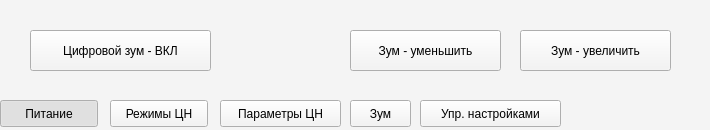
<?xml version="1.0" encoding="UTF-8"?>
<ui version="4.0">
 <class>AddComsWidgetVideo</class>
 <widget class="QWidget" name="AddComsWidgetVideo">
  <property name="geometry">
   <rect>
    <x>0</x>
    <y>0</y>
    <width>710</width>
    <height>130</height>
   </rect>
  </property>
  <property name="palette">
   <palette>
    <active>
     <colorrole role="WindowText">
      <brush brushstyle="SolidPattern">
       <color alpha="255">
        <red>0</red>
        <green>0</green>
        <blue>0</blue>
       </color>
      </brush>
     </colorrole>
     <colorrole role="Button">
      <brush brushstyle="SolidPattern">
       <color alpha="255">
        <red>244</red>
        <green>244</green>
        <blue>244</blue>
       </color>
      </brush>
     </colorrole>
     <colorrole role="Light">
      <brush brushstyle="SolidPattern">
       <color alpha="255">
        <red>255</red>
        <green>255</green>
        <blue>255</blue>
       </color>
      </brush>
     </colorrole>
     <colorrole role="Midlight">
      <brush brushstyle="SolidPattern">
       <color alpha="255">
        <red>249</red>
        <green>249</green>
        <blue>249</blue>
       </color>
      </brush>
     </colorrole>
     <colorrole role="Dark">
      <brush brushstyle="SolidPattern">
       <color alpha="255">
        <red>122</red>
        <green>122</green>
        <blue>122</blue>
       </color>
      </brush>
     </colorrole>
     <colorrole role="Mid">
      <brush brushstyle="SolidPattern">
       <color alpha="255">
        <red>163</red>
        <green>163</green>
        <blue>163</blue>
       </color>
      </brush>
     </colorrole>
     <colorrole role="Text">
      <brush brushstyle="SolidPattern">
       <color alpha="255">
        <red>0</red>
        <green>0</green>
        <blue>0</blue>
       </color>
      </brush>
     </colorrole>
     <colorrole role="BrightText">
      <brush brushstyle="SolidPattern">
       <color alpha="255">
        <red>255</red>
        <green>255</green>
        <blue>255</blue>
       </color>
      </brush>
     </colorrole>
     <colorrole role="ButtonText">
      <brush brushstyle="SolidPattern">
       <color alpha="255">
        <red>0</red>
        <green>0</green>
        <blue>0</blue>
       </color>
      </brush>
     </colorrole>
     <colorrole role="Base">
      <brush brushstyle="SolidPattern">
       <color alpha="255">
        <red>255</red>
        <green>255</green>
        <blue>255</blue>
       </color>
      </brush>
     </colorrole>
     <colorrole role="Window">
      <brush brushstyle="SolidPattern">
       <color alpha="255">
        <red>244</red>
        <green>244</green>
        <blue>244</blue>
       </color>
      </brush>
     </colorrole>
     <colorrole role="Shadow">
      <brush brushstyle="SolidPattern">
       <color alpha="255">
        <red>0</red>
        <green>0</green>
        <blue>0</blue>
       </color>
      </brush>
     </colorrole>
     <colorrole role="AlternateBase">
      <brush brushstyle="SolidPattern">
       <color alpha="255">
        <red>249</red>
        <green>249</green>
        <blue>249</blue>
       </color>
      </brush>
     </colorrole>
     <colorrole role="ToolTipBase">
      <brush brushstyle="SolidPattern">
       <color alpha="255">
        <red>255</red>
        <green>255</green>
        <blue>220</blue>
       </color>
      </brush>
     </colorrole>
     <colorrole role="ToolTipText">
      <brush brushstyle="SolidPattern">
       <color alpha="255">
        <red>0</red>
        <green>0</green>
        <blue>0</blue>
       </color>
      </brush>
     </colorrole>
    </active>
    <inactive>
     <colorrole role="WindowText">
      <brush brushstyle="SolidPattern">
       <color alpha="255">
        <red>0</red>
        <green>0</green>
        <blue>0</blue>
       </color>
      </brush>
     </colorrole>
     <colorrole role="Button">
      <brush brushstyle="SolidPattern">
       <color alpha="255">
        <red>244</red>
        <green>244</green>
        <blue>244</blue>
       </color>
      </brush>
     </colorrole>
     <colorrole role="Light">
      <brush brushstyle="SolidPattern">
       <color alpha="255">
        <red>255</red>
        <green>255</green>
        <blue>255</blue>
       </color>
      </brush>
     </colorrole>
     <colorrole role="Midlight">
      <brush brushstyle="SolidPattern">
       <color alpha="255">
        <red>249</red>
        <green>249</green>
        <blue>249</blue>
       </color>
      </brush>
     </colorrole>
     <colorrole role="Dark">
      <brush brushstyle="SolidPattern">
       <color alpha="255">
        <red>122</red>
        <green>122</green>
        <blue>122</blue>
       </color>
      </brush>
     </colorrole>
     <colorrole role="Mid">
      <brush brushstyle="SolidPattern">
       <color alpha="255">
        <red>163</red>
        <green>163</green>
        <blue>163</blue>
       </color>
      </brush>
     </colorrole>
     <colorrole role="Text">
      <brush brushstyle="SolidPattern">
       <color alpha="255">
        <red>0</red>
        <green>0</green>
        <blue>0</blue>
       </color>
      </brush>
     </colorrole>
     <colorrole role="BrightText">
      <brush brushstyle="SolidPattern">
       <color alpha="255">
        <red>255</red>
        <green>255</green>
        <blue>255</blue>
       </color>
      </brush>
     </colorrole>
     <colorrole role="ButtonText">
      <brush brushstyle="SolidPattern">
       <color alpha="255">
        <red>0</red>
        <green>0</green>
        <blue>0</blue>
       </color>
      </brush>
     </colorrole>
     <colorrole role="Base">
      <brush brushstyle="SolidPattern">
       <color alpha="255">
        <red>255</red>
        <green>255</green>
        <blue>255</blue>
       </color>
      </brush>
     </colorrole>
     <colorrole role="Window">
      <brush brushstyle="SolidPattern">
       <color alpha="255">
        <red>244</red>
        <green>244</green>
        <blue>244</blue>
       </color>
      </brush>
     </colorrole>
     <colorrole role="Shadow">
      <brush brushstyle="SolidPattern">
       <color alpha="255">
        <red>0</red>
        <green>0</green>
        <blue>0</blue>
       </color>
      </brush>
     </colorrole>
     <colorrole role="AlternateBase">
      <brush brushstyle="SolidPattern">
       <color alpha="255">
        <red>249</red>
        <green>249</green>
        <blue>249</blue>
       </color>
      </brush>
     </colorrole>
     <colorrole role="ToolTipBase">
      <brush brushstyle="SolidPattern">
       <color alpha="255">
        <red>255</red>
        <green>255</green>
        <blue>220</blue>
       </color>
      </brush>
     </colorrole>
     <colorrole role="ToolTipText">
      <brush brushstyle="SolidPattern">
       <color alpha="255">
        <red>0</red>
        <green>0</green>
        <blue>0</blue>
       </color>
      </brush>
     </colorrole>
    </inactive>
    <disabled>
     <colorrole role="WindowText">
      <brush brushstyle="SolidPattern">
       <color alpha="255">
        <red>122</red>
        <green>122</green>
        <blue>122</blue>
       </color>
      </brush>
     </colorrole>
     <colorrole role="Button">
      <brush brushstyle="SolidPattern">
       <color alpha="255">
        <red>244</red>
        <green>244</green>
        <blue>244</blue>
       </color>
      </brush>
     </colorrole>
     <colorrole role="Light">
      <brush brushstyle="SolidPattern">
       <color alpha="255">
        <red>255</red>
        <green>255</green>
        <blue>255</blue>
       </color>
      </brush>
     </colorrole>
     <colorrole role="Midlight">
      <brush brushstyle="SolidPattern">
       <color alpha="255">
        <red>249</red>
        <green>249</green>
        <blue>249</blue>
       </color>
      </brush>
     </colorrole>
     <colorrole role="Dark">
      <brush brushstyle="SolidPattern">
       <color alpha="255">
        <red>122</red>
        <green>122</green>
        <blue>122</blue>
       </color>
      </brush>
     </colorrole>
     <colorrole role="Mid">
      <brush brushstyle="SolidPattern">
       <color alpha="255">
        <red>163</red>
        <green>163</green>
        <blue>163</blue>
       </color>
      </brush>
     </colorrole>
     <colorrole role="Text">
      <brush brushstyle="SolidPattern">
       <color alpha="255">
        <red>122</red>
        <green>122</green>
        <blue>122</blue>
       </color>
      </brush>
     </colorrole>
     <colorrole role="BrightText">
      <brush brushstyle="SolidPattern">
       <color alpha="255">
        <red>255</red>
        <green>255</green>
        <blue>255</blue>
       </color>
      </brush>
     </colorrole>
     <colorrole role="ButtonText">
      <brush brushstyle="SolidPattern">
       <color alpha="255">
        <red>122</red>
        <green>122</green>
        <blue>122</blue>
       </color>
      </brush>
     </colorrole>
     <colorrole role="Base">
      <brush brushstyle="SolidPattern">
       <color alpha="255">
        <red>244</red>
        <green>244</green>
        <blue>244</blue>
       </color>
      </brush>
     </colorrole>
     <colorrole role="Window">
      <brush brushstyle="SolidPattern">
       <color alpha="255">
        <red>244</red>
        <green>244</green>
        <blue>244</blue>
       </color>
      </brush>
     </colorrole>
     <colorrole role="Shadow">
      <brush brushstyle="SolidPattern">
       <color alpha="255">
        <red>0</red>
        <green>0</green>
        <blue>0</blue>
       </color>
      </brush>
     </colorrole>
     <colorrole role="AlternateBase">
      <brush brushstyle="SolidPattern">
       <color alpha="255">
        <red>244</red>
        <green>244</green>
        <blue>244</blue>
       </color>
      </brush>
     </colorrole>
     <colorrole role="ToolTipBase">
      <brush brushstyle="SolidPattern">
       <color alpha="255">
        <red>255</red>
        <green>255</green>
        <blue>220</blue>
       </color>
      </brush>
     </colorrole>
     <colorrole role="ToolTipText">
      <brush brushstyle="SolidPattern">
       <color alpha="255">
        <red>0</red>
        <green>0</green>
        <blue>0</blue>
       </color>
      </brush>
     </colorrole>
    </disabled>
   </palette>
  </property>
  <property name="windowTitle">
   <string>Form</string>
  </property>
  <widget class="QStackedWidget" name="stackedWidget">
   <property name="geometry">
    <rect>
     <x>0</x>
     <y>0</y>
     <width>711</width>
     <height>91</height>
    </rect>
   </property>
   <property name="currentIndex">
    <number>3</number>
   </property>
   <widget class="QWidget" name="page">
    <widget class="QPushButton" name="vs_drives">
     <property name="geometry">
      <rect>
       <x>116</x>
       <y>30</y>
       <width>181</width>
       <height>41</height>
      </rect>
     </property>
     <property name="sizePolicy">
      <sizepolicy hsizetype="Fixed" vsizetype="Fixed">
       <horstretch>0</horstretch>
       <verstretch>0</verstretch>
      </sizepolicy>
     </property>
     <property name="text">
      <string>Приводы ЦН - ВКЛ</string>
     </property>
     <property name="checkable">
      <bool>true</bool>
     </property>
    </widget>
    <widget class="QPushButton" name="vs_videocam">
     <property name="geometry">
      <rect>
       <x>410</x>
       <y>30</y>
       <width>181</width>
       <height>41</height>
      </rect>
     </property>
     <property name="text">
      <string>Видеокамера - ВКЛ</string>
     </property>
     <property name="checkable">
      <bool>true</bool>
     </property>
    </widget>
   </widget>
   <widget class="QWidget" name="page_3">
    <widget class="QPushButton" name="vs_hd">
     <property name="geometry">
      <rect>
       <x>20</x>
       <y>0</y>
       <width>231</width>
       <height>27</height>
      </rect>
     </property>
     <property name="text">
      <string>Высокое разрешение - ВКЛ</string>
     </property>
     <property name="checkable">
      <bool>true</bool>
     </property>
    </widget>
    <widget class="QPushButton" name="vs_night">
     <property name="geometry">
      <rect>
       <x>20</x>
       <y>30</y>
       <width>231</width>
       <height>27</height>
      </rect>
     </property>
     <property name="text">
      <string>Ночное видение - ВКЛ</string>
     </property>
     <property name="checkable">
      <bool>true</bool>
     </property>
    </widget>
    <widget class="QPushButton" name="vs_still">
     <property name="geometry">
      <rect>
       <x>20</x>
       <y>60</y>
       <width>231</width>
       <height>27</height>
      </rect>
     </property>
     <property name="text">
      <string>Заморозка изображения - ВКЛ</string>
     </property>
     <property name="checkable">
      <bool>true</bool>
     </property>
    </widget>
    <widget class="QPushButton" name="vs_effectsOFF">
     <property name="geometry">
      <rect>
       <x>490</x>
       <y>30</y>
       <width>201</width>
       <height>27</height>
      </rect>
     </property>
     <property name="text">
      <string>Отключить видеоэффекты</string>
     </property>
    </widget>
    <widget class="QPushButton" name="vs_bkgrndLight">
     <property name="geometry">
      <rect>
       <x>270</x>
       <y>60</y>
       <width>201</width>
       <height>27</height>
      </rect>
     </property>
     <property name="text">
      <string>Фоновая подсветка - ВКЛ</string>
     </property>
     <property name="checkable">
      <bool>true</bool>
     </property>
    </widget>
    <widget class="QPushButton" name="vs_bw">
     <property name="geometry">
      <rect>
       <x>270</x>
       <y>0</y>
       <width>201</width>
       <height>27</height>
      </rect>
     </property>
     <property name="text">
      <string>Черно-белый - ВКЛ</string>
     </property>
     <property name="checkable">
      <bool>true</bool>
     </property>
    </widget>
    <widget class="QPushButton" name="vs_negative">
     <property name="geometry">
      <rect>
       <x>270</x>
       <y>30</y>
       <width>201</width>
       <height>27</height>
      </rect>
     </property>
     <property name="text">
      <string>Негатив - ВКЛ</string>
     </property>
     <property name="checkable">
      <bool>true</bool>
     </property>
    </widget>
   </widget>
   <widget class="QWidget" name="page_4">
    <widget class="QPushButton" name="autoExpBtn">
     <property name="geometry">
      <rect>
       <x>10</x>
       <y>0</y>
       <width>251</width>
       <height>27</height>
      </rect>
     </property>
     <property name="text">
      <string>Автоэкспозиция - автоматически</string>
     </property>
     <property name="checkable">
      <bool>true</bool>
     </property>
    </widget>
    <widget class="QPushButton" name="sens_norm_Btn">
     <property name="geometry">
      <rect>
       <x>10</x>
       <y>30</y>
       <width>251</width>
       <height>27</height>
      </rect>
     </property>
     <property name="text">
      <string>Чувствительность фокуса - НОРМ</string>
     </property>
     <property name="checkable">
      <bool>true</bool>
     </property>
    </widget>
    <widget class="QPushButton" name="sens_low_Btn">
     <property name="geometry">
      <rect>
       <x>10</x>
       <y>60</y>
       <width>251</width>
       <height>27</height>
      </rect>
     </property>
     <property name="text">
      <string>Чувствительность фокуса - НИЗК</string>
     </property>
     <property name="checkable">
      <bool>true</bool>
     </property>
    </widget>
    <widget class="QLabel" name="label_3">
     <property name="geometry">
      <rect>
       <x>440</x>
       <y>0</y>
       <width>121</width>
       <height>17</height>
      </rect>
     </property>
     <property name="font">
      <font>
       <pointsize>13</pointsize>
      </font>
     </property>
     <property name="text">
      <string>Баланс белого</string>
     </property>
    </widget>
    <widget class="QPushButton" name="wb_nn_btn">
     <property name="geometry">
      <rect>
       <x>290</x>
       <y>30</y>
       <width>131</width>
       <height>27</height>
      </rect>
     </property>
     <property name="text">
      <string>Искусств. освещ.</string>
     </property>
     <property name="checkable">
      <bool>true</bool>
     </property>
    </widget>
    <widget class="QPushButton" name="wb_auto_btn">
     <property name="geometry">
      <rect>
       <x>430</x>
       <y>30</y>
       <width>131</width>
       <height>27</height>
      </rect>
     </property>
     <property name="text">
      <string>АВТО</string>
     </property>
     <property name="checkable">
      <bool>true</bool>
     </property>
    </widget>
    <widget class="QPushButton" name="wb_manual_btn">
     <property name="geometry">
      <rect>
       <x>570</x>
       <y>30</y>
       <width>131</width>
       <height>27</height>
      </rect>
     </property>
     <property name="text">
      <string>Manual</string>
     </property>
     <property name="checkable">
      <bool>true</bool>
     </property>
    </widget>
    <widget class="QPushButton" name="wb_n_btn">
     <property name="geometry">
      <rect>
       <x>290</x>
       <y>60</y>
       <width>131</width>
       <height>27</height>
      </rect>
     </property>
     <property name="text">
      <string>Естеств. освещ.</string>
     </property>
     <property name="checkable">
      <bool>true</bool>
     </property>
    </widget>
    <widget class="QPushButton" name="wb_atw_btn">
     <property name="geometry">
      <rect>
       <x>430</x>
       <y>60</y>
       <width>131</width>
       <height>27</height>
      </rect>
     </property>
     <property name="text">
      <string>ATW</string>
     </property>
     <property name="checkable">
      <bool>true</bool>
     </property>
    </widget>
    <widget class="QPushButton" name="wb_opt_btn">
     <property name="geometry">
      <rect>
       <x>570</x>
       <y>60</y>
       <width>131</width>
       <height>27</height>
      </rect>
     </property>
     <property name="text">
      <string>OPT</string>
     </property>
     <property name="checkable">
      <bool>true</bool>
     </property>
    </widget>
   </widget>
   <widget class="QWidget" name="page_5">
    <widget class="QPushButton" name="pushButton_24">
     <property name="geometry">
      <rect>
       <x>520</x>
       <y>30</y>
       <width>151</width>
       <height>41</height>
      </rect>
     </property>
     <property name="text">
      <string>Зум - увеличить</string>
     </property>
    </widget>
    <widget class="QPushButton" name="pushButton_25">
     <property name="geometry">
      <rect>
       <x>350</x>
       <y>30</y>
       <width>151</width>
       <height>41</height>
      </rect>
     </property>
     <property name="text">
      <string>Зум - уменьшить</string>
     </property>
    </widget>
    <widget class="QPushButton" name="pushButton_26">
     <property name="geometry">
      <rect>
       <x>30</x>
       <y>30</y>
       <width>181</width>
       <height>41</height>
      </rect>
     </property>
     <property name="text">
      <string>Цифровой зум - ВКЛ</string>
     </property>
    </widget>
   </widget>
   <widget class="QWidget" name="page_2">
    <widget class="QPushButton" name="pushButton_27">
     <property name="geometry">
      <rect>
       <x>70</x>
       <y>0</y>
       <width>251</width>
       <height>27</height>
      </rect>
     </property>
     <property name="text">
      <string>Отобразить перекрестие</string>
     </property>
    </widget>
    <widget class="QPushButton" name="pushButton_28">
     <property name="geometry">
      <rect>
       <x>70</x>
       <y>30</y>
       <width>251</width>
       <height>27</height>
      </rect>
     </property>
     <property name="text">
      <string>Сетка - ВКЛ</string>
     </property>
    </widget>
    <widget class="QPushButton" name="pushButton_29">
     <property name="geometry">
      <rect>
       <x>70</x>
       <y>60</y>
       <width>251</width>
       <height>27</height>
      </rect>
     </property>
     <property name="text">
      <string>Отображение настроек - ВКЛ</string>
     </property>
    </widget>
    <widget class="QPushButton" name="pushButton_30">
     <property name="geometry">
      <rect>
       <x>380</x>
       <y>30</y>
       <width>251</width>
       <height>27</height>
      </rect>
     </property>
     <property name="text">
      <string>Настройки - ЗАГРУЗКА</string>
     </property>
    </widget>
    <widget class="QPushButton" name="pushButton_31">
     <property name="geometry">
      <rect>
       <x>380</x>
       <y>0</y>
       <width>251</width>
       <height>27</height>
      </rect>
     </property>
     <property name="text">
      <string>Настройки - СБРОС</string>
     </property>
    </widget>
    <widget class="QPushButton" name="pushButton_32">
     <property name="geometry">
      <rect>
       <x>380</x>
       <y>60</y>
       <width>251</width>
       <height>27</height>
      </rect>
     </property>
     <property name="text">
      <string>Настройки - СОХРАНИТЬ</string>
     </property>
    </widget>
   </widget>
  </widget>
  <widget class="QPushButton" name="vset_page0">
   <property name="geometry">
    <rect>
     <x>0</x>
     <y>100</y>
     <width>98</width>
     <height>27</height>
    </rect>
   </property>
   <property name="text">
    <string>Питание</string>
   </property>
   <property name="checkable">
    <bool>true</bool>
   </property>
   <property name="checked">
    <bool>true</bool>
   </property>
  </widget>
  <widget class="QPushButton" name="vset_page1">
   <property name="geometry">
    <rect>
     <x>110</x>
     <y>100</y>
     <width>98</width>
     <height>27</height>
    </rect>
   </property>
   <property name="text">
    <string>Режимы ЦН</string>
   </property>
   <property name="checkable">
    <bool>true</bool>
   </property>
  </widget>
  <widget class="QPushButton" name="vset_page2">
   <property name="geometry">
    <rect>
     <x>220</x>
     <y>100</y>
     <width>121</width>
     <height>27</height>
    </rect>
   </property>
   <property name="text">
    <string>Параметры ЦН</string>
   </property>
   <property name="checkable">
    <bool>true</bool>
   </property>
  </widget>
  <widget class="QPushButton" name="vset_page3">
   <property name="geometry">
    <rect>
     <x>350</x>
     <y>100</y>
     <width>61</width>
     <height>27</height>
    </rect>
   </property>
   <property name="text">
    <string>Зум</string>
   </property>
   <property name="checkable">
    <bool>true</bool>
   </property>
  </widget>
  <widget class="QPushButton" name="vset_page4">
   <property name="geometry">
    <rect>
     <x>420</x>
     <y>100</y>
     <width>141</width>
     <height>27</height>
    </rect>
   </property>
   <property name="text">
    <string>Упр. настройками</string>
   </property>
   <property name="checkable">
    <bool>true</bool>
   </property>
  </widget>
 </widget>
 <resources/>
 <connections/>
</ui>
